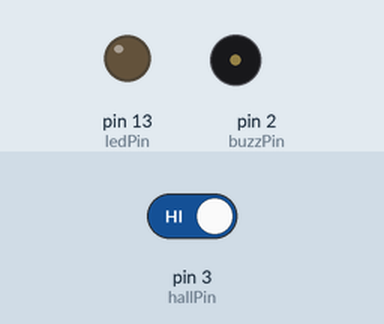
Recording of a sketch running on a simulated Arduino Uno, built with avr-gcc and run on an emulated ATmega328P. Parts: output pins drawn as LEDs (lit = HIGH), buzzer (waves = sounding). The test bench sets the inputs (shaded band); at power-on: pin 3 (hallPin) HIGH. What the sketch prints to the serial monitor is not drawn.

Above: at 1.2 s.
1.3 s: pin 3 (hallPin) driven LOW
At 1.7 s:
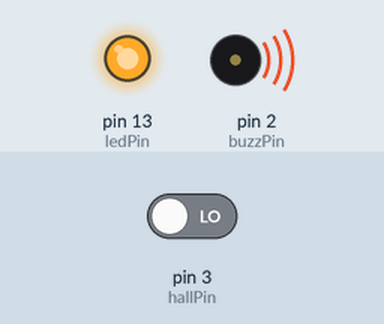
2.8 s: pin 3 (hallPin) driven HIGH
At 4.0 s:
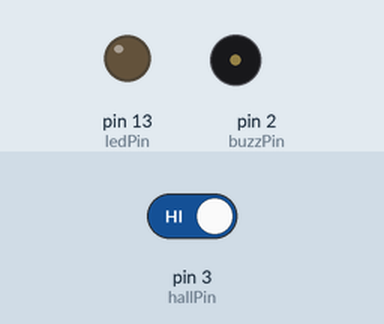
Timing chart, 0 to 5.8 s (numbered marks = the images above; inputs shaded):
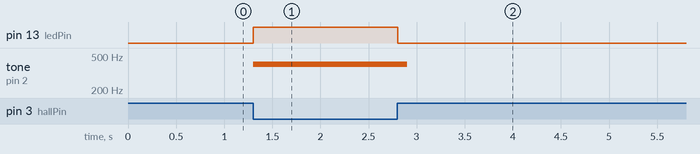

Measured:
- after the input at 1.3 s, pin 13 (ledPin): LOW → HIGH at once; tone on pin 2 (buzzPin): silent → 400 Hz at once
- after the input at 2.8 s, pin 13 (ledPin): HIGH → LOW at once; tone on pin 2 (buzzPin): 400 Hz → silent after 0.10 s

The sketch:

Magnet.ino
```cpp
// MagTest

// Blinks an LED whenever the magnetic sensor reads that the magnet is in range, and also buzzes.
// Uses the serial monitor window to continuously display the value of the magnetic sensor.


const int buzzPin = 2;  // pin for the Piezo buzzer
const int hallPin = 3;  // pin for the Hall Effect sensor
const int ledPin = 13;  // pin for the usual LED

const int magnetIn = LOW;  // NOTE the sensor returns LOW when the magnet is present
const int magnetOut = HIGH;


void setup () {
  pinMode (hallPin, INPUT);
  pinMode (ledPin, OUTPUT);
  pinMode (buzzPin, OUTPUT);
  Serial.begin (9600);
  Serial.println ("*** start");
}


void loop () {

  // read the value of the sensor and print it out
  int mag = digitalRead(hallPin);
  Serial.println(mag);

  // if the magnet is in range, turn on the LED and make a quick buzzer noise
  if (mag == magnetIn) {
    digitalWrite(ledPin, HIGH);
    tone(buzzPin, 400, 100);
  }
  // otherwise turn off the LED
  else {
    digitalWrite(ledPin, LOW);
  }


}
```
